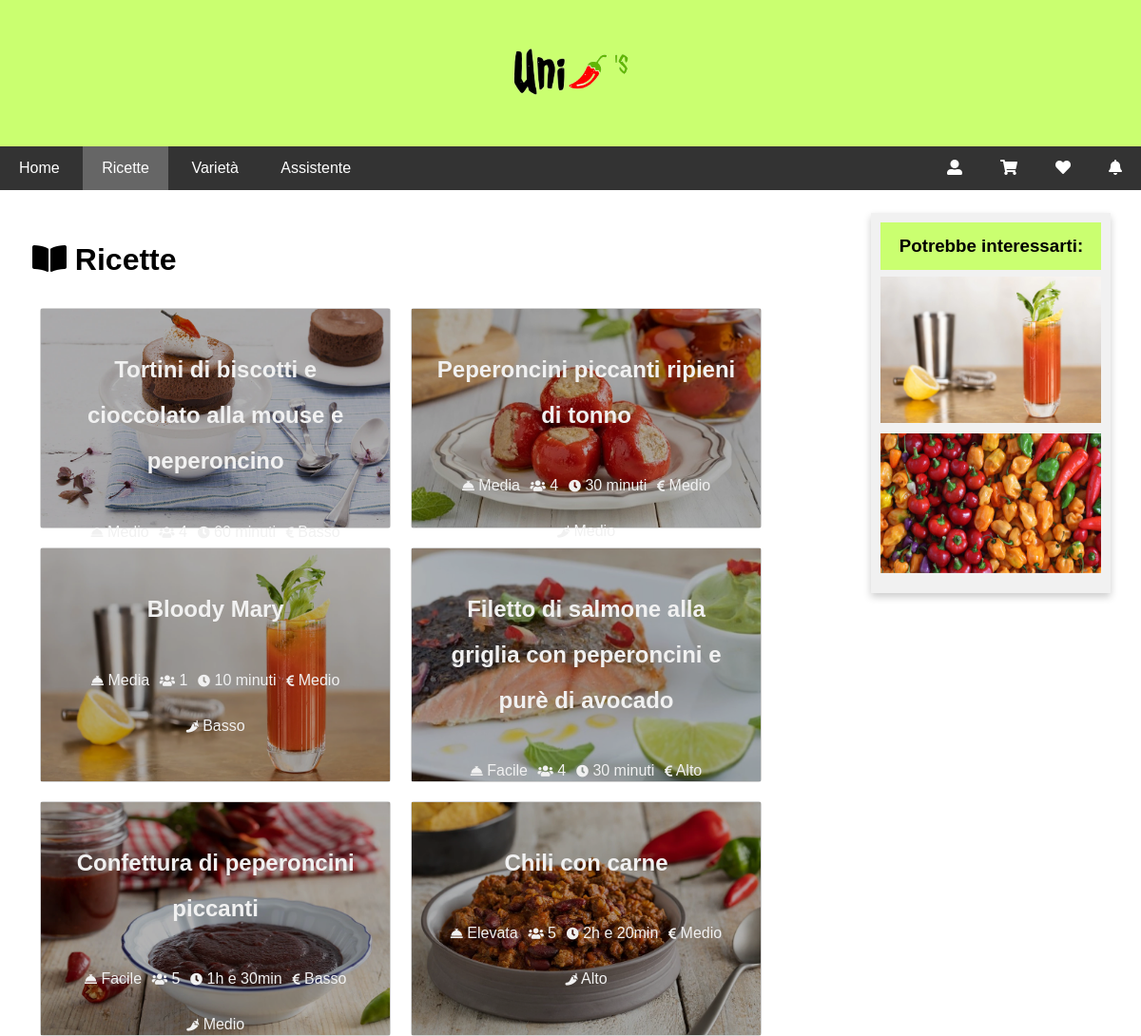
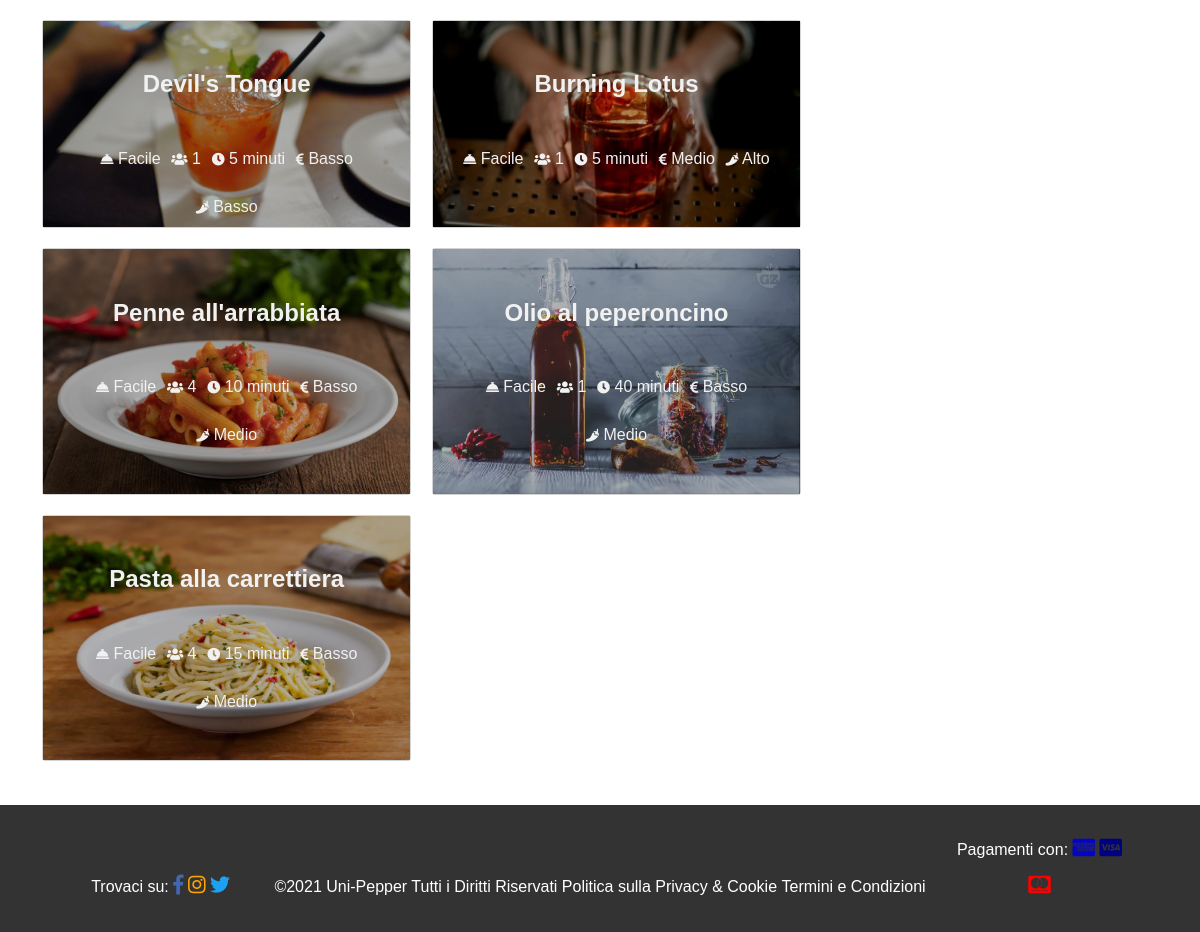
The app's page /ricette.php with its own data (2 pictures, top to bottom).
### tables this page shows
CREATE TABLE `ricette` (
  `IdRicetta` int(11) NOT NULL,
  `NomeRicetta` varchar(255) NOT NULL,
  `ImmagineRicetta` varchar(255) NOT NULL,
  `Ingredienti` text NOT NULL,
  `Procedimento` text NOT NULL,
  `Difficolta` varchar(20) NOT NULL,
  `Persone` int(5) NOT NULL,
  `Tempo` varchar(10) NOT NULL,
  `Costo` varchar(20) NOT NULL,
  `GradoPiccantezza` varchar(20) NOT NULL
);

### ricette.php (called while the page is built, shortened)
<?php
require_once 'bootstrap.php';
$templateParams["titolo"] = "Uni-Pepper's - Ricette";
$templateParams["titolo_pagina"] = "Ricette";
$templateParams["nome"] = "menu-ricette.php";
$templateParams["pagina"] = "ricette.php";
$templateParams["ricettecasuali"] = $dbh->getRandomRecipe(1);
$templateParams["ricette"] = $dbh->getRecipe();
require 'template/base.php';
?>

### db/database.php (called while the page is built, shortened)
<?php
class DatabaseHelper{
    private $db;
    public function __construct($servername, $username, $password, $dbname, $port){
        $this->db = new mysqli($servername, $username, $password, $dbname, $port);
    }
    public function getRecipe($n=-1){
        $query = "SELECT IdRicetta, NomeRicetta, ImmagineRicetta, Ingredienti, Procedimento, Difficolta, Persone, Tempo, Costo, GradoPiccantezza FROM ricette";
        $stmt = $this->db->prepare($query);
        $stmt->execute();
        $result = $stmt->get_result();
        return $result->fetch_all(MYSQLI_ASSOC);
    }
    public function getRandomRecipe($n){
        $stmt = $this->db->prepare("SELECT IdRicetta, NomeRicetta, ImmagineRicetta, Difficolta, Tempo, Costo FROM ricette ORDER BY RAND() LIMIT ?");
        $stmt->bind_param('i',$n);
        $stmt->execute();
        $result = $stmt->get_result();
        return $result->fetch_all(MYSQLI_ASSOC);
    }
}
?>

### bootstrap.php (called while the page is built, shortened)
<?php
require_once("utils/functions.php");
require_once("db/database.php");
$dbh = new DatabaseHelper("localhost", "root", "", "unipeppers", 3306);
?>

### template/menu-ricette.php (the view)
<h1><span class="fas fa-book-open"></span> <?php echo $templateParams["titolo_pagina"]; ?></h1>
    <?php foreach($templateParams["ricette"] as $ricetta): ?>
    <section class="ricetta">
        <img src="<?php echo UPLOAD_DIR_RECIPES.$ricetta["ImmagineRicetta"]; ?>" alt="Immagine <?php echo $ricetta["NomeRicetta"]; ?>">
        <div class="content">
            <a href="ricetta.php?id=<?php echo $ricetta["IdRicetta"];?>"><h2><?php echo $ricetta["NomeRicetta"]; ?></h2></a>
            <footer>
                <p><span class="fas fa-concierge-bell"></span> <?php echo $ricetta["Difficolta"]?> </p>
                <p><span class="fas fa-users"></span> <?php echo $ricetta["Persone"]; ?> </p>
                <p><span class="fas fa-clock"></span> <?php echo $ricetta["Tempo"]; ?> </p>
                <p><span class="fas fa-euro-sign"></span> <?php echo $ricetta["Costo"]; ?> </p>
                <p><span class="fas fa-pepper-hot"></span> <?php echo $ricetta["GradoPiccantezza"]; ?> </p>
            </footer>
        </div>
    </section>
    <?php endforeach; ?>

### template/base.php (shortened to what this page needs)
<!DOCTYPE html>
<html lang="it">
<head>
    <link rel="stylesheet" href="https://use.fontawesome.com/releases/v5.7.0/css/all.css">
    <link rel="stylesheet" href="css/style.css" >
    <link rel="stylesheet" href="css/styleClass.css" >
    <link rel="stylesheet" href="css/carrello.css" >
    <link rel="stylesheet" href="css/notifiche.css" >
</head>
<body>
    <header>
        <img src="upload/logo.png" alt="logo"/>
    </header>
    <nav class="topnav" id="myTopnav">
        <a href="index.php" title="home" <?php isActive("index.php");?>>Home</a>
        <a href="ricette.php" title="ricette" <?php isActive("ricette.php");?>>Ricette</a>
        <a href="varieta.php" title="varieta" <?php isActive("varieta.php");?>>Variet&agrave;</a>
        <a href="assistente.php" title="assistente" <?php isActive("assistente.php");?>>Assistente</a>
        <a id="main" onclick="openNav()" class="right" title="notifiche" ><span class="fas fa-bell" title="Notifiche"></span></a>
        <a href="preferiti.php" title="preferiti" class="right<?php isEchoActive("preferiti.php");?>"><span class="fas fa-heart" title="Preferiti"></span></a>
        <a href="carrello.php" title="carrello" class="right <?php isEchoActive("carrello.php");?>"><span class="fas fa-shopping-cart" title="Carrello"></span></a>
        <a href="login.php" title="login" class="right <?php isEchoActive("login.php");?>"><span class="fas fa-user-alt" title="Utente"></span></a>
    </nav>
    <main>
        <?php if(isset($templateParams["nome"])){
        require($templateParams["nome"]);
        }
        ?>
    </main>
    <aside>
        <h3>Potrebbe interessarti:</h3>
        <?php $ricettacasuale = $templateParams["ricettecasuali"][0];?>
        <div class="aside">
            <img src="<?php echo UPLOAD_DIR_RECIPES.$ricettacasuale["ImmagineRicetta"]?>" alt="Immagine <?php echo $ricettacasuale["NomeRicetta"]?>">
        </div>
        <div class="aside">
            <img src="upload/peperonciniVar.jpg" alt="Varietà">
        </div>
    </aside>
    <footer>
        <section class="social">
            <p>Trovaci su:</p>
            <a href="http://www.facebook.com" title="facebook" ><span class="fab fa-facebook-f" title="Facebook" style="color: #4267B2;"></span></a>
            <a href="http://instagram.com" title="instagram" ><span class="fab fa-instagram" title="Instagram" style="color: orange;"></span></a>
            <a href="http://twitter.com" title="twitter" ><span class="fab fa-twitter" title="Twitter" style="color: #1DA1F2;"></span></a>
        </section>
        <section class="contatti">
            <p>©2021 Uni-Pepper Tutti i Diritti Riservati</p>
            <a href="privacy.php">Politica sulla Privacy & Cookie</a>
            <a href="termini.php">Termini e Condizioni</a>
        </section>
        <section class="pagamenti">
            <p>Pagamenti con:</p>
            <a href="http://americanexpress.com" title="americanexpress" ><span class="fab fa-cc-amex" title="American Express" style="color: rgb(4, 4, 199);"></span></a>
            <a href="http://visa.com" title="visa" ><span class="fab fa-cc-visa" title="Visa" style="color: navy;"></span></a>
            <a href="http://mastercard.com" title="mastercard" ><span class="fab fa-cc-mastercard" title="Mastercard" style="color: red;"></span></a>
        </section>
    </footer>
</body>
</html>

### css/style.css (style rules this page uses)
* { box-sizing: border-box; }
body { font-family: Arial, Helvetica, sans-serif; margin: 0; }
header { padding: 50px; text-align: center; background: #caff70; color: black; }
header img { height: 50px; }
nav { overflow: hidden; background-color: #333; }
nav a:not(.right) { width: auto; display: inline-block; color: white; text-align: center; padding: 14px 20px; text-decoration: none; }
nav a.active, nav a.right.active span { background-color: #666; color: white; }
main { background-color: white; padding: 10px; margin: 2%; }
main section { background-color: #f2f2f2; border: 1px solid lightgrey; border-radius: 3px; width: 98%; margin: 2%; padding: 2%; text-align: left; display: inline-block; }
main section img { max-width: 200px; }
main section a { text-decoration: none; color: black; }
main section footer { align-items: center; padding: 2%; }
main section div { text-align: center; }
main section div span { font-size: 200%; }
aside { background-color: #f1f1f1; box-shadow: 0 4px 8px 0 rgba(0, 0, 0, 0.2); padding: 10px; margin: 2%; text-align: center; }
aside h3 { background-color: #caff70; padding: 6% 2%; margin: 0; }
body > footer { padding: 20px; text-align: center; color: white; background: #333; }
body footer a { text-decoration: none; color: white; }
body footer span { font-size: 20px; }
footer section p, footer section a { display: inline-block; }
@media screen and (min-width: 768px) { main, aside { display: inline-block; vertical-align: top; } }
@media screen and (min-width: 768px) { aside { width: 21%; } }
@media screen and (min-width: 768px) { main { width: 70%; } }
@media screen and (min-width: 768px) { main section { display: inline-block; } }
@media screen and (min-width: 768px) { nav a { display: inline-block; width: auto; color: white; text-align: center; padding: 14px 20px; text-decoration: none; } }
@media screen and (min-width: 768px) { nav a.right { float: right; } }
@media screen and (min-width: 768px) { body footer section { display: inline-block; } }

### css/styleClass.css (style rules this page uses)
nav .right { display: none; }
.ricetta { position: relative; max-width: 100%; margin: 10px 1%; padding: 0; }
.ricetta img { vertical-align: middle; max-width: 100%; overflow:hidden; padding: 0; }
.ricetta p { display: inline-block; margin: 0 1%; }
.ricetta p span { font-size: small; }
.ricetta .content { position: absolute; bottom: 0; background: rgba(0, 0, 0, 0.3); color: #f1f1f1; line-height: 300%; width: 100%; height: 100%; padding: 20px; }
.ricetta .content a { color: #f1f1f1; }
.aside img { max-width: 100%; }
.aside { position: relative; padding: 0; margin-top: 3%; margin-bottom: 3%; margin-left: auto; margin-right: auto; width: 100%; max-width: 100%; }
@media screen and (min-width: 768px) { nav a.right { float: right; display: inline-flex; width: auto; color: white; text-align: center; padding: 14px 20px; text-decoration: none; } }
@media screen and (min-width: 768px) { .ricetta { max-width: 45%; } }
@media screen and (min-width: 768px) { .social, .pagamenti { width: 15%; } }
@media screen and (min-width: 768px) { .contatti { width: 60%; } }

### css/carrello.css (style rules this page uses)
a { text-decoration: none; color: black; }

### css/notifiche.css (style rules this page uses)
#main { transition: margin-right .5s; }

### records on screen
ricette: ImmagineRicetta (picture), NomeRicetta "Tortini di biscotti e cioccolato alla mouse e peperoncino", Difficolta "Medio", Persone "4", Tempo "60 minuti", Costo "Basso"
ricette: ImmagineRicetta (picture), NomeRicetta "Peperoncini piccanti ripieni di tonno", Difficolta "Media", Persone "4", Tempo "30 minuti", Costo "Medio", GradoPiccantezza "Medio"
ricette: ImmagineRicetta (picture), NomeRicetta "Bloody Mary", Difficolta "Media", Persone "1", Tempo "10 minuti", Costo "Medio", GradoPiccantezza "Basso"
ricette: ImmagineRicetta (picture), NomeRicetta "Filetto di salmone alla griglia con peperoncini e purè di avocado", Difficolta "Facile", Persone "4", Tempo "30 minuti", Costo "Alto"
ricette: ImmagineRicetta (picture), NomeRicetta "Confettura di peperoncini piccanti", Difficolta "Facile", Persone "5", Tempo "1h e 30min", Costo "Basso", GradoPiccantezza "Medio"
ricette: ImmagineRicetta (picture), NomeRicetta "Chili con carne", Difficolta "Elevata", Persone "5", Tempo "2h e 20min", Costo "Medio", GradoPiccantezza "Alto"
ricette: ImmagineRicetta (picture), NomeRicetta "Devil's Tongue", Difficolta "Facile", Persone "1", Tempo "5 minuti", Costo "Basso", GradoPiccantezza "Basso"
ricette: ImmagineRicetta (picture), NomeRicetta "Burning Lotus", Difficolta "Facile", Persone "1", Tempo "5 minuti", Costo "Medio", GradoPiccantezza "Alto"
ricette: ImmagineRicetta (picture), NomeRicetta "Penne all'arrabbiata", Difficolta "Facile", Persone "4", Tempo "10 minuti", Costo "Basso", GradoPiccantezza "Medio"
ricette: ImmagineRicetta (picture), NomeRicetta "Olio al peperoncino", Difficolta "Facile", Persone "1", Tempo "40 minuti", Costo "Basso", GradoPiccantezza "Medio"
ricette: ImmagineRicetta (picture), NomeRicetta "Pasta alla carrettiera", Difficolta "Facile", Persone "4", Tempo "15 minuti", Costo "Basso", GradoPiccantezza "Medio"

### other values on screen
$templateParams["titolo_pagina"] "Ricette"
